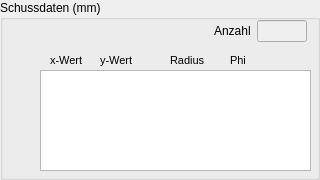
       <widget class="QGroupBox" name="groupBoxSchussdaten">
        <property name="sizePolicy">
         <sizepolicy hsizetype="Preferred" vsizetype="Maximum">
          <horstretch>0</horstretch>
          <verstretch>0</verstretch>
         </sizepolicy>
        </property>
        <property name="minimumSize">
         <size>
          <width>0</width>
          <height>180</height>
         </size>
        </property>
        <property name="maximumSize">
         <size>
          <width>16777215</width>
          <height>180</height>
         </size>
        </property>
        <property name="title">
         <string>Schussdaten (mm)</string>
        </property>
        <widget class="QWidget" name="layoutWidget_5">
         <property name="geometry">
          <rect>
           <x>10</x>
           <y>20</y>
           <width>301</width>
           <height>24</height>
          </rect>
         </property>
         <layout class="QFormLayout" name="formLayout_8">
          <property name="formAlignment">
           <set>Qt::AlignRight|Qt::AlignTop|Qt::AlignTrailing</set>
          </property>
          <property name="rightMargin">
           <number>10</number>
          </property>
          <item row="0" column="0">
           <widget class="QLabel" name="label_7">
            <property name="text">
             <string>Anzahl</string>
            </property>
           </widget>
          </item>
          <item row="0" column="1">
           <widget class="QLineEdit" name="lineEdit_ShotCount">
            <property name="enabled">
             <bool>false</bool>
            </property>
            <property name="sizePolicy">
             <sizepolicy hsizetype="Maximum" vsizetype="Fixed">
              <horstretch>0</horstretch>
              <verstretch>0</verstretch>
             </sizepolicy>
            </property>
            <property name="minimumSize">
             <size>
              <width>0</width>
              <height>0</height>
             </size>
            </property>
            <property name="maximumSize">
             <size>
              <width>50</width>
              <height>16777215</height>
             </size>
            </property>
            <property name="alignment">
             <set>Qt::AlignRight|Qt::AlignTrailing|Qt::AlignVCenter</set>
            </property>
           </widget>
          </item>
         </layout>
        </widget>
        <widget class="QListWidget" name="listWidgetReal">
         <property name="enabled">
          <bool>true</bool>
         </property>
         <property name="geometry">
          <rect>
           <x>40</x>
           <y>70</y>
           <width>271</width>
           <height>101</height>
          </rect>
         </property>
         <property name="font">
          <font>
           <family>Courier New</family>
           <pointsize>7</pointsize>
          </font>
         </property>
        </widget>
        <widget class="QLabel" name="label_10">
         <property name="geometry">
          <rect>
           <x>50</x>
           <y>50</y>
           <width>41</width>
           <height>20</height>
          </rect>
         </property>
         <property name="font">
          <font>
           <pointsize>8</pointsize>
          </font>
         </property>
         <property name="text">
          <string>x-Wert</string>
         </property>
        </widget>
        <widget class="QLabel" name="label_11">
         <property name="geometry">
          <rect>
           <x>100</x>
           <y>50</y>
           <width>41</width>
           <height>20</height>
          </rect>
         </property>
         <property name="font">
          <font>
           <pointsize>8</pointsize>
          </font>
         </property>
         <property name="text">
          <string>y-Wert</string>
         </property>
        </widget>
        <widget class="QLabel" name="label_12">
         <property name="geometry">
          <rect>
           <x>170</x>
           <y>50</y>
           <width>41</width>
           <height>20</height>
          </rect>
         </property>
         <property name="font">
          <font>
           <pointsize>8</pointsize>
          </font>
         </property>
         <property name="text">
          <string>Radius</string>
         </property>
        </widget>
        <widget class="QLabel" name="label_13">
         <property name="geometry">
          <rect>
           <x>230</x>
           <y>50</y>
           <width>41</width>
           <height>20</height>
          </rect>
         </property>
         <property name="font">
          <font>
           <pointsize>8</pointsize>
          </font>
         </property>
         <property name="text">
          <string>Phi</string>
         </property>
        </widget>
       </widget>
